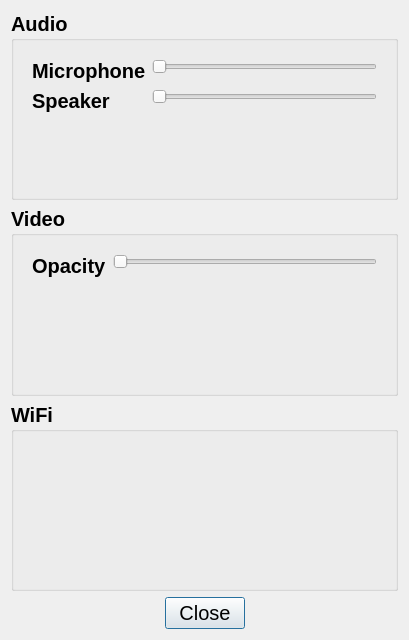
<?xml version="1.0" encoding="UTF-8"?>
<ui version="4.0">
 <class>ConfigDialog</class>
 <widget class="QDialog" name="ConfigDialog">
  <property name="geometry">
   <rect>
    <x>0</x>
    <y>0</y>
    <width>409</width>
    <height>640</height>
   </rect>
  </property>
  <property name="font">
   <font>
    <pointsize>15</pointsize>
   </font>
  </property>
  <property name="windowTitle">
   <string>Robot Configuration</string>
  </property>
  <property name="windowOpacity">
   <double>1.000000000000000</double>
  </property>
  <property name="modal">
   <bool>true</bool>
  </property>
  <layout class="QVBoxLayout" name="verticalLayout_3">
   <item>
    <widget class="QGroupBox" name="audioGroupBox">
     <property name="sizePolicy">
      <sizepolicy hsizetype="MinimumExpanding" vsizetype="MinimumExpanding">
       <horstretch>0</horstretch>
       <verstretch>0</verstretch>
      </sizepolicy>
     </property>
     <property name="font">
      <font>
       <pointsize>15</pointsize>
       <weight>75</weight>
       <bold>true</bold>
      </font>
     </property>
     <property name="title">
      <string>Audio</string>
     </property>
     <layout class="QVBoxLayout" name="verticalLayout">
      <item>
       <widget class="QWidget" name="audioOptionsContainer" native="true">
        <property name="sizePolicy">
         <sizepolicy hsizetype="Preferred" vsizetype="MinimumExpanding">
          <horstretch>0</horstretch>
          <verstretch>0</verstretch>
         </sizepolicy>
        </property>
        <layout class="QFormLayout" name="formLayout">
         <item row="0" column="0">
          <widget class="QLabel" name="label">
           <property name="text">
            <string>Microphone</string>
           </property>
          </widget>
         </item>
         <item row="0" column="1">
          <widget class="QSlider" name="micVolumeSlider">
           <property name="orientation">
            <enum>Qt::Horizontal</enum>
           </property>
          </widget>
         </item>
         <item row="1" column="0">
          <widget class="QLabel" name="volumeLabel">
           <property name="text">
            <string>Speaker</string>
           </property>
          </widget>
         </item>
         <item row="1" column="1">
          <widget class="QSlider" name="volumeSlider">
           <property name="orientation">
            <enum>Qt::Horizontal</enum>
           </property>
          </widget>
         </item>
        </layout>
       </widget>
      </item>
     </layout>
    </widget>
   </item>
   <item>
    <widget class="QGroupBox" name="videoGroupBox">
     <property name="sizePolicy">
      <sizepolicy hsizetype="MinimumExpanding" vsizetype="MinimumExpanding">
       <horstretch>0</horstretch>
       <verstretch>0</verstretch>
      </sizepolicy>
     </property>
     <property name="font">
      <font>
       <pointsize>15</pointsize>
       <weight>75</weight>
       <bold>true</bold>
      </font>
     </property>
     <property name="title">
      <string>Video</string>
     </property>
     <layout class="QVBoxLayout" name="verticalLayout_2">
      <item>
       <widget class="QWidget" name="videoOptionsContainer" native="true">
        <property name="sizePolicy">
         <sizepolicy hsizetype="Preferred" vsizetype="MinimumExpanding">
          <horstretch>0</horstretch>
          <verstretch>0</verstretch>
         </sizepolicy>
        </property>
        <layout class="QFormLayout" name="formLayout_2">
         <item row="0" column="0">
          <widget class="QLabel" name="opacityLabel">
           <property name="text">
            <string>Opacity</string>
           </property>
          </widget>
         </item>
         <item row="0" column="1">
          <widget class="QSlider" name="opacitySlider">
           <property name="maximum">
            <number>100</number>
           </property>
           <property name="singleStep">
            <number>0</number>
           </property>
           <property name="orientation">
            <enum>Qt::Horizontal</enum>
           </property>
          </widget>
         </item>
        </layout>
       </widget>
      </item>
     </layout>
    </widget>
   </item>
   <item>
    <widget class="QGroupBox" name="groupBox">
     <property name="sizePolicy">
      <sizepolicy hsizetype="Expanding" vsizetype="Expanding">
       <horstretch>0</horstretch>
       <verstretch>0</verstretch>
      </sizepolicy>
     </property>
     <property name="font">
      <font>
       <pointsize>15</pointsize>
       <weight>75</weight>
       <bold>true</bold>
      </font>
     </property>
     <property name="title">
      <string>WiFi</string>
     </property>
    </widget>
   </item>
   <item>
    <widget class="QDialogButtonBox" name="buttonBox">
     <property name="orientation">
      <enum>Qt::Horizontal</enum>
     </property>
     <property name="standardButtons">
      <set>QDialogButtonBox::Close</set>
     </property>
     <property name="centerButtons">
      <bool>true</bool>
     </property>
    </widget>
   </item>
  </layout>
 </widget>
 <resources/>
 <connections>
  <connection>
   <sender>buttonBox</sender>
   <signal>accepted()</signal>
   <receiver>ConfigDialog</receiver>
   <slot>accept()</slot>
   <hints>
    <hint type="sourcelabel">
     <x>248</x>
     <y>254</y>
    </hint>
    <hint type="destinationlabel">
     <x>157</x>
     <y>274</y>
    </hint>
   </hints>
  </connection>
  <connection>
   <sender>buttonBox</sender>
   <signal>rejected()</signal>
   <receiver>ConfigDialog</receiver>
   <slot>reject()</slot>
   <hints>
    <hint type="sourcelabel">
     <x>316</x>
     <y>260</y>
    </hint>
    <hint type="destinationlabel">
     <x>286</x>
     <y>274</y>
    </hint>
   </hints>
  </connection>
 </connections>
</ui>
